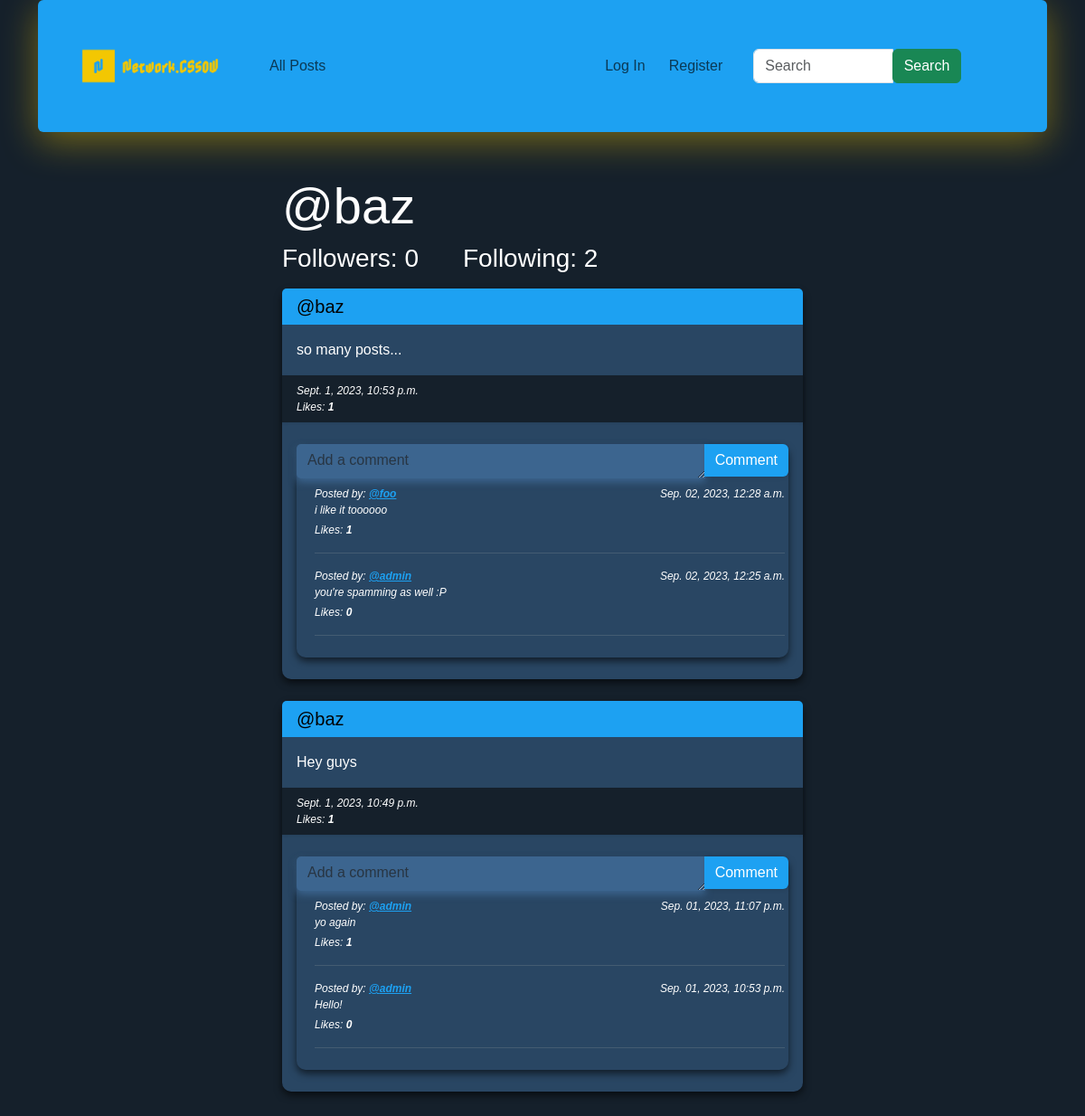
Screenshot of /profile/4 with the database file from the repository.
### network/models.py (models this page shows, shortened)
class User(AbstractUser):
    pass

class Post(models.Model):
    creator = models.ForeignKey(User, on_delete=models.CASCADE, blank=True, null=True, related_name="user")
    content = models.CharField(max_length=200)
    created_at = models.DateTimeField(auto_now_add=True)

class Comment(models.Model):
    author = models.ForeignKey(User, on_delete=models.CASCADE, blank=True, null=True, related_name="userComment")
    post = models.ForeignKey(Post, on_delete=models.CASCADE, blank=True, null=True, related_name="postComment")
    message = models.CharField(max_length=200)
    created_at = models.DateTimeField(default=timezone.now)
    likes = models.ManyToManyField(User, related_name="likedComments", through=CommentLike)

### network/views.py (the view)
# urls.py: path("profile/<int:user_id>", views.profile, name="profile"),
def profile(request, user_id):
    user = User.objects.get(pk=user_id)
    posts = Post.objects.filter(creator=user).order_by("id").reverse()
    paginator = Paginator(posts, 10)
    pageNumber = request.GET.get('page')
    pagePosts = paginator.get_page(pageNumber)
    following = Follow.objects.filter(user=user)
    followers = Follow.objects.filter(user_follower=user)
    try:
        checkFollow = followers.filter(user=User.objects.get(pk=request.user.id))
        if len(checkFollow) != 0:
            isFollowing= True
        else:
            isFollowing = False
    except:
        isFollowing = False
    whoYouLikedPosts = []
    whoYouLikedComments = []
    if request.user.is_authenticated:
        post_likes = Like.objects.filter(user=request.user)
        whoYouLikedPosts = [like.post.id for like in post_likes]
        comment_likes = CommentLike.objects.filter(user=request.user)
        whoYouLikedComments = [like.comment.id for like in comment_likes]
    return render(request, "network/profile.html", {
        "posts": posts,
        "pagePosts": pagePosts,
        "username": user.username,
        "following": following,
        "followers": followers,
        "isFollowing": isFollowing,
        "user_profile": user,
        "whoYouLiked": whoYouLikedPosts,
        "whoYouLikedComments": whoYouLikedComments,
    })

### network/templates/network/profile.html (shortened to what this page needs)
{% extends "network/layout.html" %}
{% block body %}
    <div class="container col-6 mt-5">
        <h2 class="display-4">@{{ username }}</h2>
    </div>
    <div class="container col-6">
        <div class="row d-flex justified-content-center">
            <h3 class="col-4">Followers: {{ followers.count }}</h3>
            <h3 class="col-4">Following: {{ following.count }}</h3>
        </div>
    </div>
    <div class="container col-6">
        {% for post in pagePosts %}
            <div class="card mt-2 mb-4">
                <h5 class="card-header">
                    <a href="{% url 'profile' user_id=post.creator.id %}" style="text-decoration: none;">@{{ post.creator }}</a>
                </h5>
                <div class="card-body">
                    <p class="card-text" id="content{{ post.id }}">
                        {{ post.content }}
                    </p>
                </div>
                <div class="card-footer">
                <small class="text-muted-custom">{{ post.created_at }}</small><br>
                <small class="text-muted-custom">
                    Likes: <span id="likes-count-{{ post.id }}" class="likes-count{{ post.id }}"><strong>{{ post.postLike.count }}</strong></span>
                    </small>
            </div>
            <div class="card-body">
                <div class="card content-center mt-2 mb-2">
                    <form action="{% url 'addComment' id=post.id %}" method="POST">
                        <div class="form-group">
                            <div class="input-group">
                                <textarea class="form-control" name="newComment" id="addComment" rows="1" placeholder="Add a comment"></textarea>
                                <button type="submit" class="input-group-append btn btn-primary shadow-sm">Comment</button>
                            </div>
                        </div>
                    </form>
                    <div class="container content-center m-2"
                        >
                        <div class="text-muted-custom">
                            {% for comment in post.postComment.all reversed %}
                                    <div class="d-flex w-100 justify-content-between">
                                        <small class="text-muted-custom">
                                            Posted by:
                                            <strong>
                                                <a href="{% url 'profile' user_id=comment.author.id %}"
                                                    class="comment-username">
                                                    @{{ comment.author }}
                                                </a>
                                            </strong>
                                        </small>
                                        <small class="text-muted-custom">{{ comment.created_at|date:'M. d, Y, P' }}</small>
                                    </div>
                                <p class="mb-1">{{ comment.message }}</p>
                                <small class="text-muted-custom">
                                    Likes: <span id="comment-likes-count-{{ comment.id }}" class="comment-likes-count{{ comment.id }}"><strong>{{ comment.likes.count }}</strong></span>
                                </small>
                                <hr class="hr-custom-style">
                            {% endfor %}
                        </div>
                    </div>
                </div>
            </div>
        </div>
        {% endfor %}
    </div>
{% endblock %}

### network/static/network/styles.css (style rules this page uses)
body { background-color: #15202b; color: white; font-family: Arial, sans-serif; }
.card { background-color: #294663; color: white; border: none; border-radius: 10px; box-shadow: 0 4px 8px #0000009c; transition: transform 0.3s ease-in-out, box-shadow 0.3s ease-in-out; }
.card-header { background-color: #1da1f2; color: white; border-bottom: none; }
.card-header a { display: inline-block; color: black; transition: transform 0.4s ease-in-out; }
.card-footer { box-shadow: 0px 1px 3px rgba(0, 0, 0, 0.1); background-color: #15202b; color: white; border-top: none; font-size: 12px; font-style: italic; }
.hr-custom-style { color: #949aa0; }
textarea.form-control { background-color: #3c658f; color: white; border: none; border-radius: 5px; box-shadow: 0 4px 8px #3c658f; transition: transform 0.3s ease-in-out, box-shadow 0.3s ease-in-out; }
.btn-primary { background-color: #1da1f2; color: #fff; margin-bottom: auto; border: none; transition: background-color 0.3s ease-in-out; }
.text-muted-custom { color: white; font-size: 12px; font-style: italic; }
.text-muted-custom .comment-username { display: inline-block; color: #1da1f2; transition: transform 0.4s ease-in-out, color 0.4s ease-in-out; }

### rows the page displays
User: username "baz"
Post: creator "baz", content "so many posts...", created_at "Sept. 1, 2023, 10:53 p.m.", postLike.count "1"
Comment: author "foo", created_at "Sep. 02, 2023, 12:28 a.m.", message "i like it toooooo", likes.count "1"
Comment: author "admin", created_at "Sep. 02, 2023, 12:25 a.m.", message "you're spamming as well :P", likes.count "0"
Post: creator "baz", content "Hey guys", created_at "Sept. 1, 2023, 10:49 p.m.", postLike.count "1"
Comment: author "admin", created_at "Sep. 01, 2023, 11:07 p.m.", message "yo again", likes.count "1"
Comment: author "admin", created_at "Sep. 01, 2023, 10:53 p.m.", message "Hello!", likes.count "0"

### other values shown
{{ followers.count }} "0"
{{ following.count }} "2"
